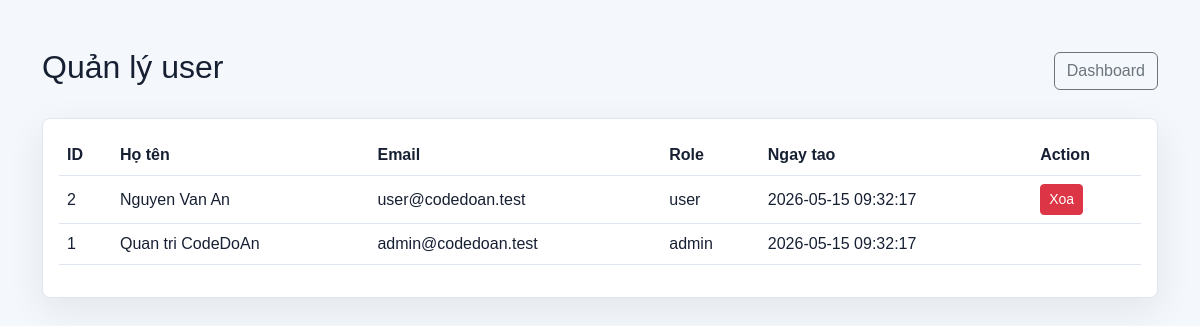
The page /admin/users.php (signed in) on the database its author committed.
### tables this page shows
CREATE TABLE users (
    id INT AUTO_INCREMENT PRIMARY KEY,
    name VARCHAR(100),
    email VARCHAR(100) UNIQUE,
    password VARCHAR(255),
    avatar VARCHAR(255) DEFAULT 'default.png',
    role ENUM('user','admin') DEFAULT 'user',
    created_at TIMESTAMP DEFAULT CURRENT_TIMESTAMP
);

### config.php (called while the page is built, shortened)
<?php
$host = 'localhost';
$user = 'root';
$pass = '';
$db = 'project_share';
$conn = mysqli_connect($host, $user, $pass, $db);
mysqli_set_charset($conn, 'utf8mb4');
function db_query(string $sql, array $params = [], string $types = '')
{
    global $conn;
    if (!$params) {
        return mysqli_query($conn, $sql);
    }
    $stmt = mysqli_prepare($conn, $sql);
    mysqli_stmt_bind_param($stmt, $types, ...$params);
    mysqli_stmt_execute($stmt);
    return mysqli_stmt_get_result($stmt) ?: $stmt;
}
function db_all(string $sql, array $params = [], string $types = ''): array
{
    $result = db_query($sql, $params, $types);
    return $result instanceof mysqli_result ? mysqli_fetch_all($result, MYSQLI_ASSOC) : [];
}
function e($value): string
{
    return htmlspecialchars((string) $value, ENT_QUOTES, 'UTF-8');
}
function csrf_token(): string
{
    return $_SESSION['csrf_token'];
}

### admin/users.php (the view, shortened to what this page needs)
<?php
include '../config.php';
$users = db_all('SELECT * FROM users ORDER BY id DESC');
?>
<!DOCTYPE html>
<html lang="vi">
<head>
    <link href="https://cdn.jsdelivr.net/npm/bootstrap@5.3.3/dist/css/bootstrap.min.css" rel="stylesheet">
    <link rel="stylesheet" href="../assets/css/style.css">
</head>
<body>
<main class="container py-5">
    <div class="d-flex justify-content-between align-items-center mb-4">
        <h2>Quản lý user</h2>
        <a class="btn btn-outline-secondary" href="dashboard.php">Dashboard</a>
    </div>
    <div class="card p-3">
        <div class="table-responsive">
            <table class="table align-middle">
                <tr><th>ID</th><th>Họ tên</th><th>Email</th><th>Role</th><th>Ngay tao</th><th>Action</th></tr>
                <?php foreach ($users as $u) { ?>
                    <tr>
                        <td><?php echo (int) $u['id']; ?></td>
                        <td><?php echo e($u['name']); ?></td>
                        <td><?php echo e($u['email']); ?></td>
                        <td><?php echo e($u['role']); ?></td>
                        <td><?php echo e($u['created_at']); ?></td>
                        <td>
                            <?php if ($u['role'] !== 'admin') { ?>
                                <a href="delete_user.php?id=<?php echo (int) $u['id']; ?>&csrf_token=<?php echo e(csrf_token()); ?>" class="btn btn-danger btn-sm" onclick="return confirm('Xoa user nay?')">Xoa</a>
                            <?php } ?>
                        </td>
                    </tr>
                <?php } ?>
            </table>
        </div>
    </div>
</main>
</body>
</html>

### assets/css/style.css (style rules this page uses)
:root { --bg: #f4f7fb; --surface: #ffffff; --surface-soft: #eef3f9; --text: #172033; --muted: #6c778b; --border: #dfe6ef; --primary: #2563eb; --success: #0f9f6e; --danger: #dc3545; --shadow: 0 12px 36px rgba(23, 32, 51, 0.08); }
* { letter-spacing: 0; }
body { min-height: 100vh; background: var(--bg); color: var(--text); font-family: Arial, Helvetica, sans-serif; }
a { text-decoration: none; }
.card, .table-panel, .auth-card { background: var(--surface); border: 1px solid var(--border); border-radius: 8px; box-shadow: var(--shadow); overflow: hidden; }
.table { --bs-table-bg: var(--surface); --bs-table-color: var(--text); --bs-table-border-color: var(--border); }

### rows shown on the page
users: id "2", name "Nguyen Van An", email "user@codedoan.test", role "user", created_at "2026-05-15 09:32:17"
users: id "1", name "Quan tri CodeDoAn", email "admin@codedoan.test", role "admin", created_at "2026-05-15 09:32:17"
